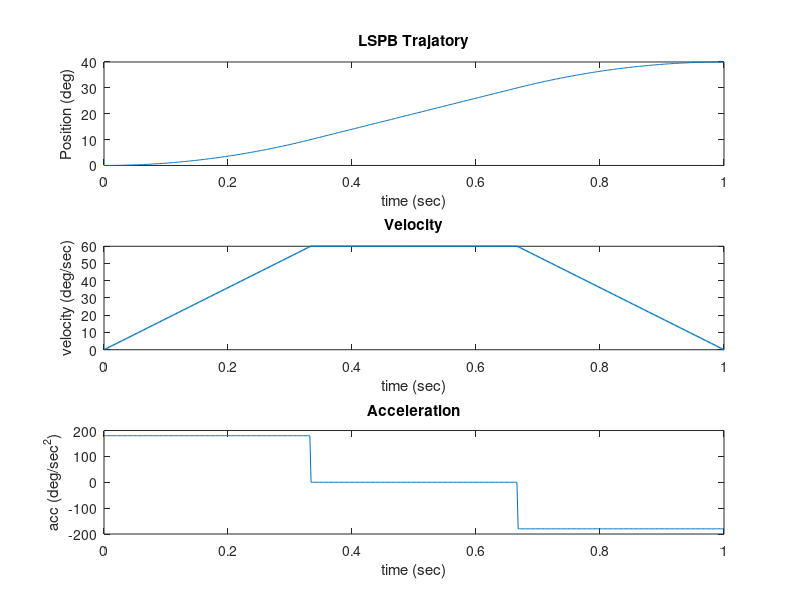

Write MATLAB code to recreate this figure.
%Rohan Singh Rajput EEL_5667
%Question Number 4
clc;close all;
clear;
%Initialize
to = 0; qo = 0;
tf = 1; qf =40;
V = 60; 
tb = (qo - qf + V*tf)/V;
Vmin = (qf - qo)/tf;
a = V/tb;
T = to:(tf-to)/500:tf;
Q = [];qdiff=[];qdiffSq=[];
for t = to:(tf-to)/500:tf
    if 0<=t && t<tb
        q = qo + (a*t^2)/2;
        Qdiff=a*t;
        QdiffSq=a;
        Q = [Q,q];
        qdiff=[qdiff,Qdiff];
        qdiffSq=[qdiffSq,QdiffSq];
    end
    if tb<=t && t<tf-tb
        q = ((qf + qo - V*tf)/2) + (V*t);
        Q = [Q,q];
        Qdiff=V;
        QdiffSq=0;
        qdiff=[qdiff,Qdiff];
        qdiffSq=[qdiffSq,QdiffSq];
    end
    if tf-tb<=t && t<=tf
        q = qf - ((a*tf^2)/2) + (a*tf*t) - (a*t^2)/2;
        Q = [Q,q];
        Qdiff=a*tf-a*t;
        QdiffSq=-a;
        qdiff=[qdiff,Qdiff];
        qdiffSq=[qdiffSq,QdiffSq];    
    end
    
end
%Calculate Trajatory
subplot(3,1,1),plot(T,Q);
xlabel('time (sec)'); ylabel('Position (deg)');
title('LSPB Trajatory');
%Calculate Velocity
subplot(3,1,2),plot(T,qdiff,'LineWidth',1);
xlabel('time (sec)'); ylabel('velocity (deg/sec)');
title('Velocity');
%Calculate Acceleration
subplot(3,1,3),plot(T,qdiffSq);
xlabel('time (sec)'); ylabel('acc (deg/sec^2)');
title('Acceleration');
